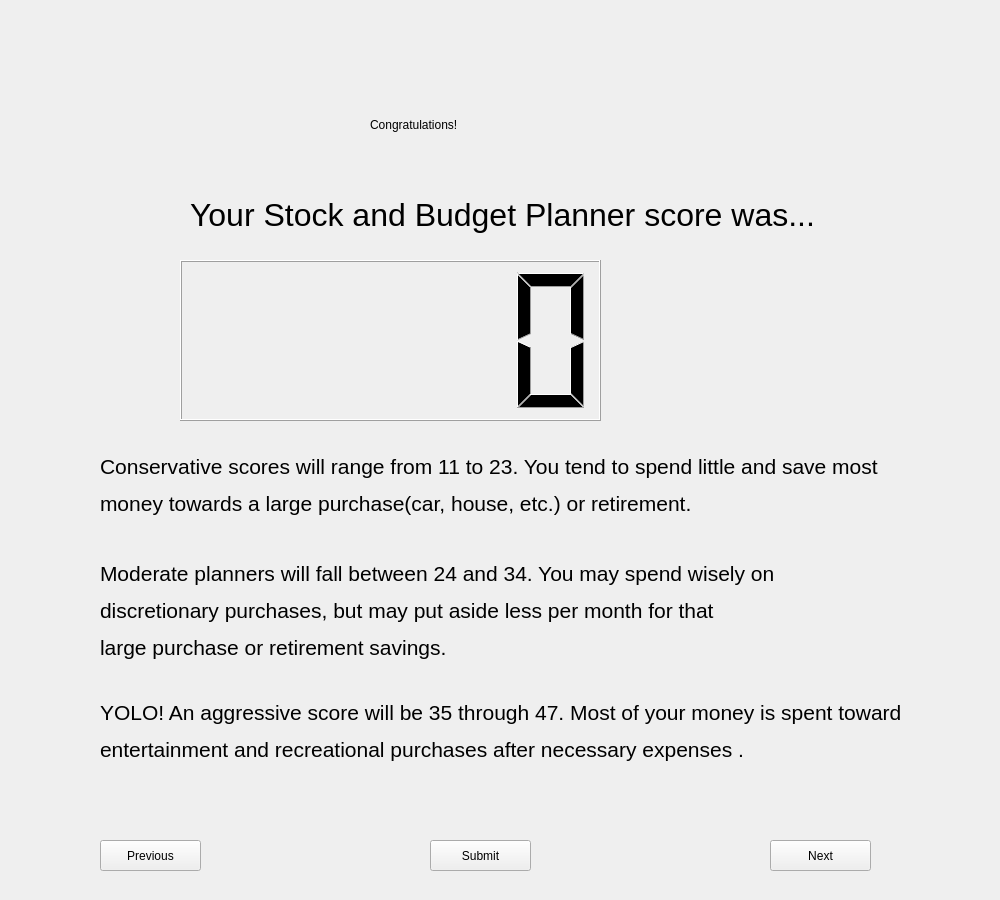
<?xml version="1.0" encoding="UTF-8"?>
<ui version="4.0">
 <class>QuizMain</class>
 <widget class="QMainWindow" name="QuizMain">
  <property name="geometry">
   <rect>
    <x>0</x>
    <y>0</y>
    <width>1000</width>
    <height>900</height>
   </rect>
  </property>
  <property name="minimumSize">
   <size>
    <width>1000</width>
    <height>900</height>
   </size>
  </property>
  <property name="maximumSize">
   <size>
    <width>1000</width>
    <height>900</height>
   </size>
  </property>
  <property name="windowTitle">
   <string>MainWindow</string>
  </property>
  <widget class="QWidget" name="centralwidget">
   <widget class="QStackedWidget" name="stackedWidget">
    <property name="geometry">
     <rect>
      <x>10</x>
      <y>20</y>
      <width>981</width>
      <height>811</height>
     </rect>
    </property>
    <property name="currentIndex">
     <number>0</number>
    </property>
    <widget class="QWidget" name="page">
     <widget class="QLabel" name="label_2">
      <property name="geometry">
       <rect>
        <x>360</x>
        <y>60</y>
        <width>261</width>
        <height>91</height>
       </rect>
      </property>
      <property name="styleSheet">
       <string notr="true">font: 24pt &quot;MS Shell Dlg 2&quot;;</string>
      </property>
      <property name="text">
       <string>&lt;html&gt;&lt;head/&gt;&lt;body&gt;&lt;p&gt;Congratulations!&lt;/p&gt;&lt;/body&gt;&lt;/html&gt;</string>
      </property>
     </widget>
     <widget class="QLabel" name="label_3">
      <property name="geometry">
       <rect>
        <x>180</x>
        <y>150</y>
        <width>641</width>
        <height>91</height>
       </rect>
      </property>
      <property name="text">
       <string>&lt;html&gt;&lt;head/&gt;&lt;body&gt;&lt;p&gt;&lt;span style=&quot; font-size:24pt;&quot;&gt;Your Stock and Budget Planner score was...&lt;/span&gt;&lt;/p&gt;&lt;/body&gt;&lt;/html&gt;</string>
      </property>
     </widget>
     <widget class="QLCDNumber" name="lcdNumber">
      <property name="geometry">
       <rect>
        <x>170</x>
        <y>240</y>
        <width>421</width>
        <height>161</height>
       </rect>
      </property>
      <property name="intValue" stdset="0">
       <number>0</number>
      </property>
     </widget>
     <widget class="QLabel" name="label_4">
      <property name="geometry">
       <rect>
        <x>90</x>
        <y>430</y>
        <width>871</width>
        <height>71</height>
       </rect>
      </property>
      <property name="text">
       <string>&lt;html&gt;&lt;head/&gt;&lt;body&gt;&lt;p&gt;&lt;span style=&quot; font-size:16pt;&quot;&gt;Conservative scores will range from 11 to 23. You tend to spend little and save most &lt;/span&gt;&lt;/p&gt;&lt;p&gt;&lt;span style=&quot; font-size:16pt;&quot;&gt;money towards a large purchase(car, house, etc.) or retirement.&lt;/span&gt;&lt;/p&gt;&lt;/body&gt;&lt;/html&gt;</string>
      </property>
     </widget>
     <widget class="QLabel" name="label_5">
      <property name="geometry">
       <rect>
        <x>90</x>
        <y>540</y>
        <width>851</width>
        <height>101</height>
       </rect>
      </property>
      <property name="text">
       <string>&lt;html&gt;&lt;head/&gt;&lt;body&gt;&lt;p&gt;&lt;span style=&quot; font-size:16pt;&quot;&gt;Moderate planners will fall between 24 and 34. You may spend wisely on &lt;/span&gt;&lt;/p&gt;&lt;p&gt;&lt;span style=&quot; font-size:16pt;&quot;&gt;discretionary purchases, but may put aside less per month for that &lt;/span&gt;&lt;/p&gt;&lt;p&gt;&lt;span style=&quot; font-size:16pt;&quot;&gt;large purchase or retirement savings.&lt;/span&gt;&lt;/p&gt;&lt;/body&gt;&lt;/html&gt;</string>
      </property>
     </widget>
     <widget class="QLabel" name="label_6">
      <property name="geometry">
       <rect>
        <x>90</x>
        <y>680</y>
        <width>821</width>
        <height>101</height>
       </rect>
      </property>
      <property name="text">
       <string>&lt;html&gt;&lt;head/&gt;&lt;body&gt;&lt;p&gt;&lt;span style=&quot; font-size:16pt;&quot;&gt;YOLO! An aggressive score will be 35 through 47. Most of your money is spent toward &lt;/span&gt;&lt;/p&gt;&lt;p&gt;&lt;span style=&quot; font-size:16pt;&quot;&gt;entertainment and recreational purchases after necessary expenses . &lt;/span&gt;&lt;/p&gt;&lt;p&gt;&lt;br/&gt;&lt;/p&gt;&lt;/body&gt;&lt;/html&gt;</string>
      </property>
     </widget>
    </widget>
    <widget class="QWidget" name="home">
     <widget class="QLabel" name="label">
      <property name="geometry">
       <rect>
        <x>180</x>
        <y>150</y>
        <width>611</width>
        <height>481</height>
       </rect>
      </property>
      <property name="text">
       <string>&lt;html&gt;&lt;head/&gt;&lt;body&gt;&lt;p&gt;&lt;span style=&quot; font-size:14pt;&quot;&gt;Welcome to the Stock &amp;amp; Budget Planner Quiz! This quiz will estimate &lt;/span&gt;&lt;/p&gt;&lt;p&gt;&lt;span style=&quot; font-size:14pt;&quot;&gt;your risk tolerance with an eleven question assessment. After &lt;/span&gt;&lt;/p&gt;&lt;p&gt;&lt;span style=&quot; font-size:14pt;&quot;&gt;answering and submitting your answers, results will return showing &lt;/span&gt;&lt;/p&gt;&lt;p&gt;&lt;span style=&quot; font-size:14pt;&quot;&gt;whether you are generally conservative, moderate, or aggressive &lt;/span&gt;&lt;/p&gt;&lt;p&gt;&lt;span style=&quot; font-size:14pt;&quot;&gt;pertaining to your financial habits. &lt;/span&gt;&lt;/p&gt;&lt;p&gt;&lt;br/&gt;&lt;/p&gt;&lt;p&gt;&lt;span style=&quot; font-size:14pt;&quot;&gt; A maximum score of 47 would indicate you may have aggressive &lt;/span&gt;&lt;/p&gt;&lt;p&gt;&lt;span style=&quot; font-size:14pt;&quot;&gt;financial tendancies, while receiving 11 points may show a more &lt;/span&gt;&lt;/p&gt;&lt;p&gt;&lt;span style=&quot; font-size:14pt;&quot;&gt;conservative mindset with your money.&lt;/span&gt;&lt;/p&gt;&lt;p&gt;&lt;br/&gt;&lt;/p&gt;&lt;p align=&quot;center&quot;&gt;&lt;span style=&quot; font-size:14pt;&quot;&gt;Enjoy! &lt;/span&gt;&lt;/p&gt;&lt;p&gt;&lt;br/&gt;&lt;/p&gt;&lt;/body&gt;&lt;/html&gt;</string>
      </property>
     </widget>
    </widget>
    <widget class="QWidget" name="quiz_pg_1">
     <property name="minimumSize">
      <size>
       <width>1000</width>
       <height>800</height>
      </size>
     </property>
     <property name="maximumSize">
      <size>
       <width>1000</width>
       <height>800</height>
      </size>
     </property>
     <widget class="QWidget" name="layoutWidget_2">
      <property name="geometry">
       <rect>
        <x>160</x>
        <y>800</y>
        <width>374</width>
        <height>78</height>
       </rect>
      </property>
      <layout class="QGridLayout" name="gridLayout"/>
     </widget>
     <widget class="QWidget" name="layoutWidget">
      <property name="geometry">
       <rect>
        <x>110</x>
        <y>50</y>
        <width>91</width>
        <height>117</height>
       </rect>
      </property>
      <layout class="QFormLayout" name="formLayout">
       <item row="1" column="0">
        <widget class="QRadioButton" name="Q1_E">
         <property name="text">
          <string>20 - 29</string>
         </property>
        </widget>
       </item>
       <item row="3" column="0">
        <widget class="QRadioButton" name="Q1_C">
         <property name="text">
          <string>40 - 49</string>
         </property>
        </widget>
       </item>
       <item row="4" column="0">
        <widget class="QRadioButton" name="Q1_B">
         <property name="text">
          <string>50 - 59</string>
         </property>
        </widget>
       </item>
       <item row="5" column="0">
        <widget class="QRadioButton" name="Q1_A">
         <property name="text">
          <string>60 and over</string>
         </property>
        </widget>
       </item>
       <item row="2" column="0">
        <widget class="QRadioButton" name="Q1_D">
         <property name="text">
          <string>30 - 39</string>
         </property>
        </widget>
       </item>
      </layout>
     </widget>
     <widget class="QLabel" name="Q3">
      <property name="geometry">
       <rect>
        <x>110</x>
        <y>390</y>
        <width>511</width>
        <height>71</height>
       </rect>
      </property>
      <property name="styleSheet">
       <string notr="true">font: 14pt &quot;MS Shell Dlg 2&quot;;</string>
      </property>
      <property name="text">
       <string>&lt;html&gt;&lt;head/&gt;&lt;body&gt;&lt;p&gt;What do you expect to be your next major expenditure?&lt;/p&gt;&lt;/body&gt;&lt;/html&gt;</string>
      </property>
     </widget>
     <widget class="QLabel" name="Q4">
      <property name="geometry">
       <rect>
        <x>110</x>
        <y>600</y>
        <width>741</width>
        <height>101</height>
       </rect>
      </property>
      <property name="styleSheet">
       <string notr="true">font: 14pt &quot;MS Shell Dlg 2&quot;;</string>
      </property>
      <property name="text">
       <string>&lt;html&gt;&lt;head/&gt;&lt;body&gt;&lt;p&gt;Due to a general market correction, one of your investments loses 10% of its value &lt;/p&gt;&lt;p&gt;a short time after you buy it. What do you do?&lt;/p&gt;&lt;p&gt;&lt;br/&gt;&lt;/p&gt;&lt;/body&gt;&lt;/html&gt;</string>
      </property>
     </widget>
     <widget class="QLabel" name="Q2">
      <property name="geometry">
       <rect>
        <x>110</x>
        <y>180</y>
        <width>741</width>
        <height>71</height>
       </rect>
      </property>
      <property name="styleSheet">
       <string notr="true">font: 14pt &quot;MS Shell Dlg 2&quot;;</string>
      </property>
      <property name="text">
       <string>&lt;html&gt;&lt;head/&gt;&lt;body&gt;&lt;p&gt;How many years until you plan to retire and begin making withdrawals from your plan?&lt;/p&gt;&lt;/body&gt;&lt;/html&gt;</string>
      </property>
     </widget>
     <widget class="QWidget" name="layoutWidget_3">
      <property name="geometry">
       <rect>
        <x>110</x>
        <y>670</y>
        <width>584</width>
        <height>81</height>
       </rect>
      </property>
      <layout class="QGridLayout" name="gridLayout_2">
       <item row="0" column="0">
        <widget class="QRadioButton" name="Q4_C">
         <property name="text">
          <string>Sell the investment so you will not have to worry if it continues to decline</string>
         </property>
        </widget>
       </item>
       <item row="1" column="0">
        <widget class="QRadioButton" name="Q4_B">
         <property name="text">
          <string>Hold on to it and wait for it to climb back up</string>
         </property>
        </widget>
       </item>
       <item row="2" column="0">
        <widget class="QRadioButton" name="Q4_A">
         <property name="text">
          <string>Buy more of the same investment...because at the current lower price, it looks even better than when you bought it</string>
         </property>
        </widget>
       </item>
      </layout>
     </widget>
     <widget class="QWidget" name="layoutWidget_4">
      <property name="geometry">
       <rect>
        <x>110</x>
        <y>450</y>
        <width>160</width>
        <height>88</height>
       </rect>
      </property>
      <layout class="QVBoxLayout" name="verticalLayout_2">
       <item>
        <widget class="QRadioButton" name="Q3_D">
         <property name="text">
          <string>Buying a house</string>
         </property>
        </widget>
       </item>
       <item>
        <widget class="QRadioButton" name="Q3_C">
         <property name="text">
          <string>Paying for college education</string>
         </property>
        </widget>
       </item>
       <item>
        <widget class="QRadioButton" name="Q3_B">
         <property name="text">
          <string>Business investment</string>
         </property>
        </widget>
       </item>
       <item>
        <widget class="QRadioButton" name="Q3_A">
         <property name="text">
          <string>Providing for retirement</string>
         </property>
        </widget>
       </item>
      </layout>
     </widget>
     <widget class="QLabel" name="Q1">
      <property name="geometry">
       <rect>
        <x>110</x>
        <y>10</y>
        <width>161</width>
        <height>31</height>
       </rect>
      </property>
      <property name="styleSheet">
       <string notr="true">font: 14pt &quot;MS Shell Dlg 2&quot;;</string>
      </property>
      <property name="text">
       <string>What is your age?</string>
      </property>
     </widget>
     <widget class="QWidget" name="layoutWidget_5">
      <property name="geometry">
       <rect>
        <x>110</x>
        <y>240</y>
        <width>107</width>
        <height>111</height>
       </rect>
      </property>
      <layout class="QVBoxLayout" name="verticalLayout">
       <item>
        <widget class="QRadioButton" name="Q2_E">
         <property name="text">
          <string>5 years</string>
         </property>
        </widget>
       </item>
       <item>
        <widget class="QRadioButton" name="Q2_D">
         <property name="text">
          <string>10 years</string>
         </property>
        </widget>
       </item>
       <item>
        <widget class="QRadioButton" name="Q2_C">
         <property name="text">
          <string>15 years</string>
         </property>
        </widget>
       </item>
       <item>
        <widget class="QRadioButton" name="Q2_B">
         <property name="text">
          <string>20 years</string>
         </property>
        </widget>
       </item>
       <item>
        <widget class="QRadioButton" name="Q2_A">
         <property name="text">
          <string>25 or more years</string>
         </property>
        </widget>
       </item>
      </layout>
     </widget>
    </widget>
    <widget class="QWidget" name="quiz_pg_2">
     <property name="minimumSize">
      <size>
       <width>1000</width>
       <height>800</height>
      </size>
     </property>
     <property name="maximumSize">
      <size>
       <width>1000</width>
       <height>800</height>
      </size>
     </property>
     <widget class="QWidget" name="layoutWidget_6">
      <property name="geometry">
       <rect>
        <x>40</x>
        <y>340</y>
        <width>275</width>
        <height>128</height>
       </rect>
      </property>
      <layout class="QGridLayout" name="gridLayout_3">
       <item row="2" column="0">
        <widget class="QRadioButton" name="Q6_B">
         <property name="styleSheet">
          <string notr="true">font: 8pt &quot;MS Shell Dlg 2&quot;;</string>
         </property>
         <property name="text">
          <string>Down to $8500 (15% decline)</string>
         </property>
        </widget>
       </item>
       <item row="3" column="0">
        <widget class="QRadioButton" name="Q6_A">
         <property name="styleSheet">
          <string notr="true">font: 8pt &quot;MS Shell Dlg 2&quot;;</string>
         </property>
         <property name="text">
          <string>Down to $8000 (20% decline)</string>
         </property>
        </widget>
       </item>
       <item row="1" column="0">
        <widget class="QRadioButton" name="Q6_C">
         <property name="styleSheet">
          <string notr="true">font: 8pt &quot;MS Shell Dlg 2&quot;;</string>
         </property>
         <property name="text">
          <string>Down to $9000 (10% decline)</string>
         </property>
        </widget>
       </item>
       <item row="0" column="0">
        <widget class="QRadioButton" name="Q6_D">
         <property name="styleSheet">
          <string notr="true">font: 8pt &quot;MS Shell Dlg 2&quot;;</string>
         </property>
         <property name="text">
          <string>Down to $9500 (5% decline)</string>
         </property>
        </widget>
       </item>
      </layout>
     </widget>
     <widget class="QWidget" name="layoutWidget_7">
      <property name="geometry">
       <rect>
        <x>40</x>
        <y>570</y>
        <width>189</width>
        <height>161</height>
       </rect>
      </property>
      <layout class="QGridLayout" name="gridLayout_4">
       <item row="3" column="0">
        <widget class="QRadioButton" name="Q7_B">
         <property name="font">
          <font>
           <family>MS Shell Dlg 2</family>
           <pointsize>8</pointsize>
           <weight>50</weight>
           <italic>false</italic>
           <bold>false</bold>
          </font>
         </property>
         <property name="styleSheet">
          <string notr="true">font: 8pt &quot;MS Shell Dlg 2&quot;;</string>
         </property>
         <property name="text">
          <string>Uncomfortable	</string>
         </property>
        </widget>
       </item>
       <item row="2" column="0">
        <widget class="QRadioButton" name="Q7_C">
         <property name="font">
          <font>
           <family>MS Shell Dlg 2</family>
           <pointsize>8</pointsize>
           <weight>50</weight>
           <italic>false</italic>
           <bold>false</bold>
          </font>
         </property>
         <property name="styleSheet">
          <string notr="true">font: 8pt &quot;MS Shell Dlg 2&quot;;</string>
         </property>
         <property name="text">
          <string>Neutral</string>
         </property>
        </widget>
       </item>
       <item row="4" column="0">
        <widget class="QRadioButton" name="Q7_A">
         <property name="font">
          <font>
           <family>MS Shell Dlg 2</family>
           <pointsize>8</pointsize>
           <weight>50</weight>
           <italic>false</italic>
           <bold>false</bold>
          </font>
         </property>
         <property name="styleSheet">
          <string notr="true">font: 8pt &quot;MS Shell Dlg 2&quot;;</string>
         </property>
         <property name="text">
          <string>Very uncomfortable</string>
         </property>
        </widget>
       </item>
       <item row="0" column="0">
        <widget class="QRadioButton" name="Q7_E">
         <property name="font">
          <font>
           <family>MS Shell Dlg 2</family>
           <pointsize>8</pointsize>
           <weight>50</weight>
           <italic>false</italic>
           <bold>false</bold>
          </font>
         </property>
         <property name="styleSheet">
          <string notr="true">font: 8pt &quot;MS Shell Dlg 2&quot;;</string>
         </property>
         <property name="text">
          <string>Very comfortable</string>
         </property>
        </widget>
       </item>
       <item row="1" column="0">
        <widget class="QRadioButton" name="Q7_D">
         <property name="font">
          <font>
           <family>MS Shell Dlg 2</family>
           <pointsize>8</pointsize>
           <weight>50</weight>
           <italic>false</italic>
           <bold>false</bold>
          </font>
         </property>
         <property name="styleSheet">
          <string notr="true">font: 8pt &quot;MS Shell Dlg 2&quot;;</string>
         </property>
         <property name="text">
          <string>Comfortable</string>
         </property>
        </widget>
       </item>
      </layout>
     </widget>
     <widget class="QWidget" name="layoutWidget_8">
      <property name="geometry">
       <rect>
        <x>40</x>
        <y>80</y>
        <width>608</width>
        <height>111</height>
       </rect>
      </property>
      <property name="font">
       <font>
        <pointsize>8</pointsize>
       </font>
      </property>
      <layout class="QGridLayout" name="gridLayout_5">
       <item row="0" column="0">
        <widget class="QRadioButton" name="Q5_C">
         <property name="font">
          <font>
           <family>MS Shell Dlg 2</family>
           <pointsize>8</pointsize>
           <weight>50</weight>
           <italic>false</italic>
           <bold>false</bold>
          </font>
         </property>
         <property name="styleSheet">
          <string notr="true">font: 8pt &quot;MS Shell Dlg 2&quot;;</string>
         </property>
         <property name="text">
          <string>Companies that may make significant technological advances that are still selling at their low initial offering price	</string>
         </property>
        </widget>
       </item>
       <item row="1" column="0">
        <widget class="QRadioButton" name="Q5_B">
         <property name="font">
          <font>
           <family>MS Shell Dlg 2</family>
           <pointsize>8</pointsize>
           <weight>50</weight>
           <italic>false</italic>
           <bold>false</bold>
          </font>
         </property>
         <property name="styleSheet">
          <string notr="true">font: 8pt &quot;MS Shell Dlg 2&quot;;</string>
         </property>
         <property name="text">
          <string>Established, well-known companies that have a potential for continued growth</string>
         </property>
        </widget>
       </item>
       <item row="2" column="0">
        <widget class="QRadioButton" name="Q5_A">
         <property name="font">
          <font>
           <family>MS Shell Dlg 2</family>
           <pointsize>8</pointsize>
           <weight>50</weight>
           <italic>false</italic>
           <bold>false</bold>
          </font>
         </property>
         <property name="styleSheet">
          <string notr="true">
font: 8pt &quot;MS Shell Dlg 2&quot;;</string>
         </property>
         <property name="text">
          <string>'Blue chip' stocks that pay dividends	</string>
         </property>
        </widget>
       </item>
      </layout>
     </widget>
     <widget class="QLabel" name="Q6">
      <property name="geometry">
       <rect>
        <x>40</x>
        <y>220</y>
        <width>641</width>
        <height>121</height>
       </rect>
      </property>
      <property name="styleSheet">
       <string notr="true">font: 14pt &quot;MS Shell Dlg 2&quot;;</string>
      </property>
      <property name="text">
       <string>&lt;html&gt;&lt;head/&gt;&lt;body&gt;&lt;p&gt;The value of some investments may fluctuate significantly over time.&lt;/p&gt;&lt;p&gt; If you invest $10,000, what level of decline would you be willing to &lt;/p&gt;&lt;p&gt;tolerate over five year?&lt;/p&gt;&lt;/body&gt;&lt;/html&gt;</string>
      </property>
     </widget>
     <widget class="QLabel" name="Q7">
      <property name="geometry">
       <rect>
        <x>40</x>
        <y>500</y>
        <width>641</width>
        <height>61</height>
       </rect>
      </property>
      <property name="font">
       <font>
        <pointsize>14</pointsize>
       </font>
      </property>
      <property name="text">
       <string>&lt;html&gt;&lt;head/&gt;&lt;body&gt;&lt;p&gt;How comfortable do you feel with at least a portion of your investments &lt;/p&gt;&lt;p&gt;invested in the stock market?&lt;/p&gt;&lt;p&gt;&lt;br/&gt;&lt;/p&gt;&lt;/body&gt;&lt;/html&gt;</string>
      </property>
     </widget>
     <widget class="QLabel" name="Q5">
      <property name="geometry">
       <rect>
        <x>40</x>
        <y>40</y>
        <width>561</width>
        <height>51</height>
       </rect>
      </property>
      <property name="font">
       <font>
        <pointsize>14</pointsize>
       </font>
      </property>
      <property name="text">
       <string>Assuming you are investing in a stock, which one do you choose?</string>
      </property>
     </widget>
    </widget>
    <widget class="QWidget" name="quiz_pg_3">
     <property name="minimumSize">
      <size>
       <width>1000</width>
       <height>800</height>
      </size>
     </property>
     <property name="maximumSize">
      <size>
       <width>1000</width>
       <height>800</height>
      </size>
     </property>
     <widget class="QLabel" name="Q9">
      <property name="geometry">
       <rect>
        <x>60</x>
        <y>240</y>
        <width>901</width>
        <height>71</height>
       </rect>
      </property>
      <property name="font">
       <font>
        <pointsize>14</pointsize>
       </font>
      </property>
      <property name="text">
       <string>&lt;html&gt;&lt;head/&gt;&lt;body&gt;&lt;p&gt;Do you agree you can meet your retirement goals based on your current salary and savings outside of &lt;/p&gt;&lt;p&gt;your qualified investment plan?&lt;/p&gt;&lt;p&gt;&lt;br/&gt;&lt;/p&gt;&lt;/body&gt;&lt;/html&gt;</string>
      </property>
     </widget>
     <widget class="QWidget" name="layoutWidget_9">
      <property name="geometry">
       <rect>
        <x>60</x>
        <y>80</y>
        <width>491</width>
        <height>111</height>
       </rect>
      </property>
      <layout class="QGridLayout" name="gridLayout_6">
       <item row="0" column="0">
        <widget class="QRadioButton" name="Q8_E">
         <property name="text">
          <string>Willing to accept a high level of risk in exchange for the potential for growth</string>
         </property>
        </widget>
       </item>
       <item row="1" column="0">
        <widget class="QRadioButton" name="Q8_D">
         <property name="text">
          <string>Willing to accept a moderate level of risk</string>
         </property>
        </widget>
       </item>
       <item row="2" column="0">
        <widget class="QRadioButton" name="Q8_C">
         <property name="text">
          <string>Willing to accept some risk in my investment options</string>
         </property>
        </widget>
       </item>
       <item row="3" column="0">
        <widget class="QRadioButton" name="Q8_B">
         <property name="text">
          <string>Willing to accept a little bit of risk in my investment options, but am concerned more with security	</string>
         </property>
        </widget>
       </item>
       <item row="4" column="0">
        <widget class="QRadioButton" name="Q8_A">
         <property name="text">
          <string>Security is my priority. I am willing to accept only a low level of risk</string>
         </property>
        </widget>
       </item>
      </layout>
     </widget>
     <widget class="QWidget" name="layoutWidget_10">
      <property name="geometry">
       <rect>
        <x>60</x>
        <y>690</y>
        <width>407</width>
        <height>88</height>
       </rect>
      </property>
      <layout class="QGridLayout" name="gridLayout_7">
       <item row="3" column="0">
        <widget class="QRadioButton" name="Q11_A">
         <property name="text">
          <string>Cancel the vacation.</string>
         </property>
        </widget>
       </item>
       <item row="2" column="0">
        <widget class="QRadioButton" name="Q11_B">
         <property name="text">
          <string>Take a much more modest vacation.</string>
         </property>
        </widget>
       </item>
       <item row="1" column="0">
        <widget class="QRadioButton" name="Q11_C">
         <property name="text">
          <string>Go as scheduled, reasoning that you need the time to prepare for a job search.</string>
         </property>
        </widget>
       </item>
       <item row="0" column="0">
        <widget class="QRadioButton" name="Q11_D">
         <property name="text">
          <string>Extend your vacation because this might be your last chance to go.	</string>
         </property>
        </widget>
       </item>
      </layout>
     </widget>
     <widget class="QWidget" name="layoutWidget_11">
      <property name="geometry">
       <rect>
        <x>60</x>
        <y>310</y>
        <width>109</width>
        <height>111</height>
       </rect>
      </property>
      <layout class="QGridLayout" name="gridLayout_8">
       <item row="0" column="0">
        <widget class="QRadioButton" name="Q9_E">
         <property name="text">
          <string>Strongly agree</string>
         </property>
        </widget>
       </item>
       <item row="1" column="0">
        <widget class="QRadioButton" name="Q9_D">
         <property name="text">
          <string>Agree</string>
         </property>
        </widget>
       </item>
       <item row="2" column="0">
        <widget class="QRadioButton" name="Q9_C">
         <property name="text">
          <string>Neutral</string>
         </property>
        </widget>
       </item>
       <item row="3" column="0">
        <widget class="QRadioButton" name="Q9_B">
         <property name="text">
          <string>Disagree</string>
         </property>
        </widget>
       </item>
       <item row="4" column="0">
        <widget class="QRadioButton" name="Q9_A">
         <property name="text">
          <string>Strongly disagree</string>
         </property>
        </widget>
       </item>
      </layout>
     </widget>
     <widget class="QLabel" name="Q11">
      <property name="geometry">
       <rect>
        <x>60</x>
        <y>610</y>
        <width>871</width>
        <height>91</height>
       </rect>
      </property>
      <property name="font">
       <font>
        <pointsize>14</pointsize>
       </font>
      </property>
      <property name="text">
       <string>&lt;html&gt;&lt;head/&gt;&lt;body&gt;&lt;p&gt;You have just finished saving for a “once-in-a-lifetime” vacation. Three weeks before you plan to leave, &lt;/p&gt;&lt;p&gt;you lose your job. You would:&lt;/p&gt;&lt;/body&gt;&lt;/html&gt;</string>
      </property>
     </widget>
     <widget class="QWidget" name="layoutWidget_12">
      <property name="geometry">
       <rect>
        <x>60</x>
        <y>490</y>
        <width>190</width>
        <height>88</height>
       </rect>
      </property>
      <layout class="QGridLayout" name="gridLayout_9">
       <item row="0" column="0">
        <widget class="QRadioButton" name="Q10_D">
         <property name="text">
          <string>A 5% chance at winning $100,000</string>
         </property>
        </widget>
       </item>
       <item row="1" column="0">
        <widget class="QRadioButton" name="Q10_C">
         <property name="text">
          <string>A 25% chance at winning $10,000</string>
         </property>
        </widget>
       </item>
       <item row="2" column="0">
        <widget class="QRadioButton" name="Q10_B">
         <property name="text">
          <string>A 50% chance at winning $5,000</string>
         </property>
        </widget>
       </item>
       <item row="3" column="0">
        <widget class="QRadioButton" name="Q10_A">
         <property name="text">
          <string>A cash prize of $1,000</string>
         </property>
        </widget>
       </item>
      </layout>
     </widget>
     <widget class="QLabel" name="Q10">
      <property name="geometry">
       <rect>
        <x>60</x>
        <y>440</y>
        <width>771</width>
        <height>61</height>
       </rect>
      </property>
      <property name="font">
       <font>
        <pointsize>14</pointsize>
       </font>
      </property>
      <property name="text">
       <string>&lt;html&gt;&lt;head/&gt;&lt;body&gt;&lt;p&gt;You are on a TV game show and can choose one of the following. Which would you take?&lt;/p&gt;&lt;/body&gt;&lt;/html&gt;</string>
      </property>
     </widget>
     <widget class="QLabel" name="Q8">
      <property name="geometry">
       <rect>
        <x>60</x>
        <y>10</y>
        <width>851</width>
        <height>81</height>
       </rect>
      </property>
      <property name="font">
       <font>
        <pointsize>14</pointsize>
       </font>
      </property>
      <property name="text">
       <string>&lt;html&gt;&lt;head/&gt;&lt;body&gt;&lt;p&gt;Which statement best describes your willingness to accept risk to achieve potentially higher returns?&lt;/p&gt;&lt;/body&gt;&lt;/html&gt;</string>
      </property>
     </widget>
    </widget>
   </widget>
   <widget class="QPushButton" name="previousBtn">
    <property name="geometry">
     <rect>
      <x>100</x>
      <y>840</y>
      <width>101</width>
      <height>31</height>
     </rect>
    </property>
    <property name="text">
     <string>Previous</string>
    </property>
   </widget>
   <widget class="QPushButton" name="nextBtn">
    <property name="geometry">
     <rect>
      <x>770</x>
      <y>840</y>
      <width>101</width>
      <height>31</height>
     </rect>
    </property>
    <property name="text">
     <string>Next</string>
    </property>
   </widget>
   <widget class="QPushButton" name="submitBtn">
    <property name="geometry">
     <rect>
      <x>430</x>
      <y>840</y>
      <width>101</width>
      <height>31</height>
     </rect>
    </property>
    <property name="text">
     <string>Submit</string>
    </property>
   </widget>
  </widget>
 </widget>
 <resources/>
 <connections/>
</ui>
